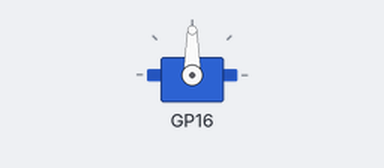
This program was run on a simulated Raspberry Pi Pico running MicroPython. Parts: servo.

Above: at 0.05 s.
At 1.5 s:
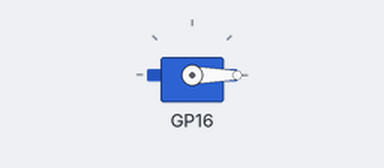
At 3.0 s:
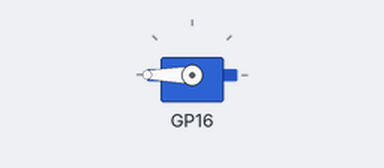
Timing chart, 0 to 6.9 s (numbered marks = the images above):
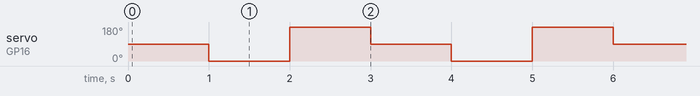

The program:

rotational_servo_sweep.py
```python
import time
from servo import Servo

# Create our Servo object, assigning the
# GPIO pin connected the PWM wire of the servo
my_servo = Servo(pin_id=16)

while True:
    my_servo.write(90)  # Set the Servo to the mid-point (90 is half way between zero and 180 degrees)
    time.sleep_ms(1000)  # Wait for 1 second

    my_servo.write(0)  # Set the Servo to the left most position
    time.sleep_ms(1000)  # Wait for 1 second

    my_servo.write(180)  # Set the Servo to the right most position
    time.sleep_ms(1000)  # Wait for 1 second
```

Measured:
- by itself, servo on GP16: repeats every 3.0 s: 180° 1.0 s, 90° 1.0 s, 0° 1.0 s
